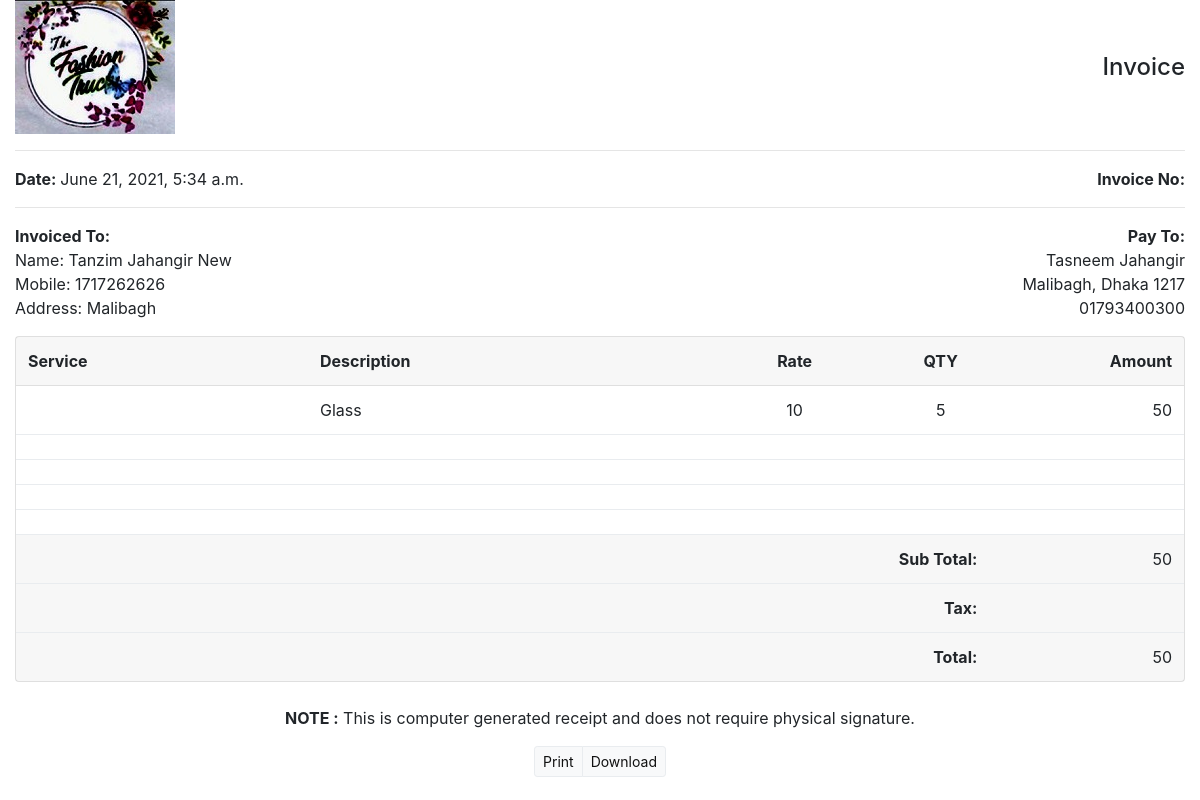
Screenshot of /invoice/37/ with the database file from the repository.
### invoice/models.py (models this page shows, shortened)
class Profile(models.Model):
    name = models.CharField(max_length=30)
    phone = models.IntegerField()
    address = models.CharField(max_length=255)
    time = models.DateTimeField(auto_now_add=True)
    product_details = models.CharField(max_length=255, blank=True)
    price = models.IntegerField(default=0, null=True)
    quantity = models.IntegerField(null=True)
    class Meta:
        ordering = ['-time']

### invoice/views.py (the view)
# urls.py: path('invoice/<int:id>/', views.read_invoice, name='inv'),
def read_invoice(request, id):
	user_profile = Profile.objects.get(pk=id)
	return render(request, 'invoice/xx.html', {'user_profile':user_profile})

### invoice/templates/invoice/xx.html (shortened to what this page needs)
{% load static %}
<!DOCTYPE html>
<html lang="en">
<head>
<link rel="stylesheet" type="text/css" href="//demo.harnishdesign.net/html/koice/vendor/bootstrap/css/bootstrap.min.css"/>
<link rel="stylesheet" type="text/css" href="//demo.harnishdesign.net/html/koice/vendor/font-awesome/css/all.min.css"/>
<link rel="stylesheet" type="text/css" href="//demo.harnishdesign.net/html/koice/css/stylesheet.css"/>
</head>
<body>
<div class="container-fluid invoice-container">
  <header>
  <div class="row align-items-center">
    <div class="col-sm-7 text-center text-sm-left mb-3 mb-sm-0">
      <img id="logo" src="../../../static/logo.jpg" title="Koice" alt="Koice" />
    </div>
    <div class="col-sm-5 text-center text-sm-right">
      <h4 class="text-7 mb-0">Invoice</h4>
    </div>
  </div>
  <hr>
  </header>
  <main>
  <div class="row">
    <div class="col-sm-6"><strong>Date: </strong>{{user_profile.time}}</div>
    <div class="col-sm-6 text-sm-right"> <strong>Invoice No:</strong></div>
  </div>
  <hr>
  <div class="row">
    <div class="col-sm-6 text-sm-right order-sm-1"> <strong>Pay To:</strong>
      <address>
      Tasneem Jahangir<br />
      Malibagh, Dhaka 1217<br />
	  01793400300
      <br />
      </address>
    </div>
    <div class="col-sm-6 order-sm-0 text-wrap"> <strong>Invoiced To:</strong>
      <address class="text-wrap text-break">
		Name: {{user_profile.name}} <br>
		Mobile: {{user_profile.phone}} <br>
		Address: {{user_profile.address}}
      </address>
    </div>
  </div>
  <div class="card">
    <div class="card-body p-0">
      <div class="table-responsive">
        <table class="table mb-0">
		<thead class="card-header">
          <tr>
            <td class="col-3 border-0"><strong>Service</strong></td>
			<td class="col-4 border-0"><strong>Description</strong></td>
            <td class="col-2 text-center border-0"><strong>Rate</strong></td>
			<td class="col-1 text-center border-0"><strong>QTY</strong></td>
            <td class="col-2 text-right border-0"><strong>Amount</strong></td>
          </tr>
        </thead>
          <tbody>
            <tr>
              <td class="col-3 border-0"></td>
              <td class="col-4 text-1 border-0">{{user_profile.product_details}}</td>
              <td class="col-2 text-center border-0">{{user_profile.price}}</td>
			        <td class="col-1 text-center border-0">{{user_profile.quantity}}</td>
			       <td class="col-2 text-right border-0">{% widthratio user_profile.quantity 1 user_profile.price %}</td>
            </tr>
            <tr>
              <td></td>
              <td class="text-1"></td>
              <td class="text-center"></td>
			        <td class="text-center"></td>
			        <td class="text-right"></td>
            </tr>
            <tr>
              <td></td>
              <td class="text-1"></td>
              <td class="text-center"></td>
			        <td class="text-center"></td>
			        <td class="text-right"></td>
            </tr>
            <tr>
              <td></td>
              <td class="text-1"></td>
              <td class="text-center"></td>
			        <td class="text-center"></td>
			        <td class="text-right"></td>
            </tr>
            <tr>
              <td></td>
              <td class="text-1"></td>
              <td class="text-center"></td>
			        <td class="text-center"></td>
			        <td class="text-right"></td>
            </tr>
          </tbody>
		  <tfoot class="card-footer">
			<tr>
              <td colspan="4" class="text-right"><strong>Sub Total:</strong></td>
              <td class="text-right">{% widthratio user_profile.quantity 1 user_profile.price %}</td>
            </tr>
            <tr>
              <td colspan="4" class="text-right"><strong>Tax:</strong></td>
              <td class="text-right"></td>
            </tr>
			<tr>
              <td colspan="4" class="text-right"><strong>Total:</strong></td>
              <td class="text-right">{% widthratio user_profile.quantity 1 user_profile.price %}</td>
            </tr>
		  </tfoot>
        </table>
      </div>
    </div>
  </div>
  </main>
  <footer class="text-center mt-4">
  <p class="text-1"><strong>NOTE :</strong> This is computer generated receipt and does not require physical signature.</p>
  <div class="btn-group btn-group-sm d-print-none">
    <a href="javascript:window.print()" class="btn btn-light border text-black-50 shadow-none">
       Print
    </a>
    <a href="/{{ user_profile.id }}" class="btn btn-light border text-black-50 shadow-none">Download</a>
  </div>
  </footer>
</div>
</body>
</html>

### rows the page displays
Profile: time "June 21, 2021, 5:34 a.m.", name "Tanzim Jahangir New", phone "1717262626", address "Malibagh", product_details "Glass", price "10", quantity "5", quantity+price "50"
